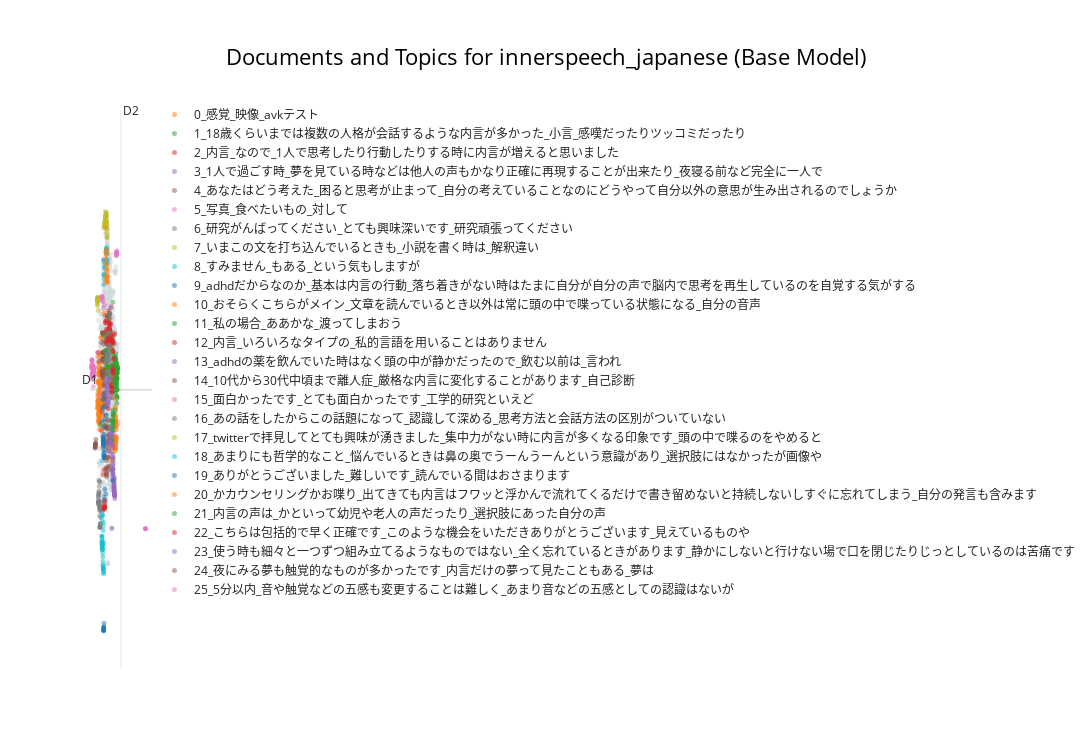

Write notebook code for a chart like this one.
### Code cell
base_barchart = base_topic_model.visualize_barchart(
    title=f'Topic Word Scores for {dataset} (Base Model)',
    autoscale=True
)

base_docs_vis = base_topic_model.visualize_documents(
    docs=processed_data,
    reduced_embeddings=reduced_embeddings,
    title=f'Documents and Topics for {dataset} (Base Model)',
    hide_annotations=True
)

hierarchy_vis = base_topic_model.visualize_hierarchy(
    color_threshold=0.8
)

base_docs_vis
